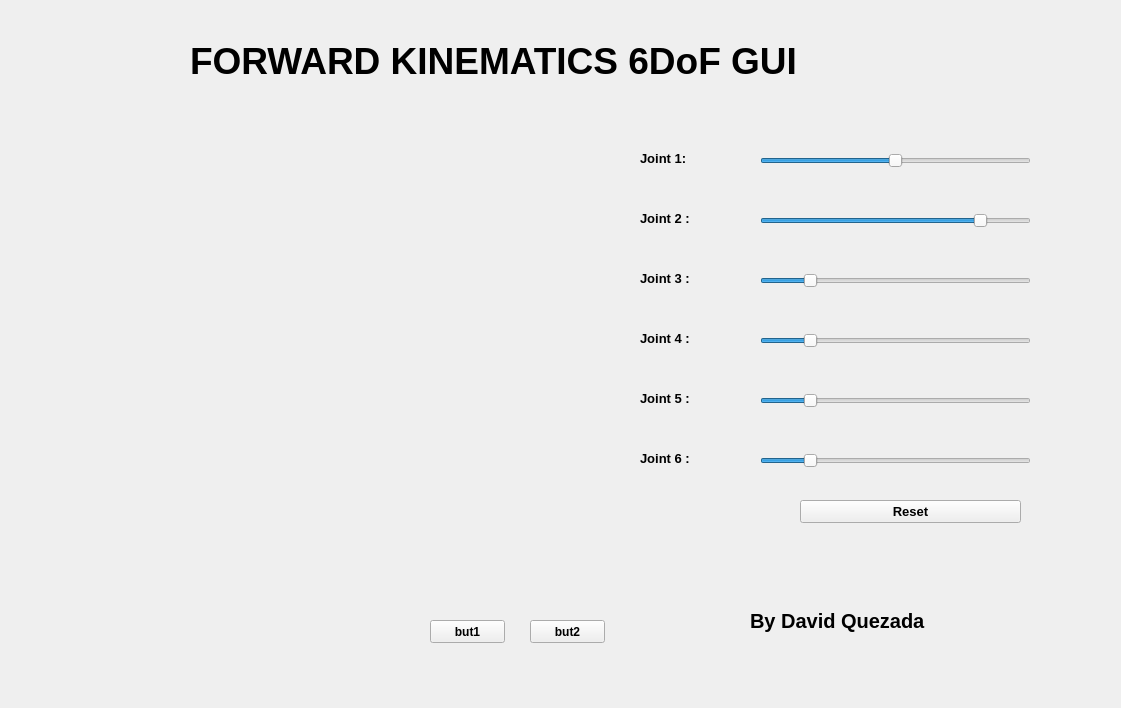
<?xml version="1.0" encoding="UTF-8"?>
<ui version="4.0">
 <class>MainWindow</class>
 <widget class="QMainWindow" name="MainWindow">
  <property name="geometry">
   <rect>
    <x>0</x>
    <y>0</y>
    <width>1121</width>
    <height>708</height>
   </rect>
  </property>
  <property name="windowTitle">
   <string>MainWindow</string>
  </property>
  <widget class="QWidget" name="centralwidget">
   <property name="autoFillBackground">
    <bool>true</bool>
   </property>
   <widget class="QPushButton" name="pushButton1">
    <property name="geometry">
     <rect>
      <x>430</x>
      <y>620</y>
      <width>75</width>
      <height>23</height>
     </rect>
    </property>
    <property name="font">
     <font>
      <family>MS Sans Serif</family>
      <weight>75</weight>
      <bold>true</bold>
     </font>
    </property>
    <property name="text">
     <string>but1</string>
    </property>
   </widget>
   <widget class="QPushButton" name="pushButton2">
    <property name="geometry">
     <rect>
      <x>530</x>
      <y>620</y>
      <width>75</width>
      <height>23</height>
     </rect>
    </property>
    <property name="font">
     <font>
      <family>MS Sans Serif</family>
      <weight>75</weight>
      <bold>true</bold>
     </font>
    </property>
    <property name="text">
     <string>but2</string>
    </property>
   </widget>
   <widget class="QLabel" name="label1">
    <property name="geometry">
     <rect>
      <x>750</x>
      <y>600</y>
      <width>291</width>
      <height>41</height>
     </rect>
    </property>
    <property name="font">
     <font>
      <family>MS Sans Serif</family>
      <pointsize>15</pointsize>
      <weight>75</weight>
      <bold>true</bold>
     </font>
    </property>
    <property name="text">
     <string>By David Quezada</string>
    </property>
   </widget>
   <widget class="QSlider" name="hslider1">
    <property name="geometry">
     <rect>
      <x>760</x>
      <y>150</y>
      <width>271</width>
      <height>22</height>
     </rect>
    </property>
    <property name="minimum">
     <number>0</number>
    </property>
    <property name="maximum">
     <number>180</number>
    </property>
    <property name="singleStep">
     <number>1</number>
    </property>
    <property name="value">
     <number>90</number>
    </property>
    <property name="orientation">
     <enum>Qt::Horizontal</enum>
    </property>
   </widget>
   <widget class="QSlider" name="hslider2">
    <property name="geometry">
     <rect>
      <x>760</x>
      <y>210</y>
      <width>271</width>
      <height>22</height>
     </rect>
    </property>
    <property name="minimum">
     <number>-90</number>
    </property>
    <property name="maximum">
     <number>90</number>
    </property>
    <property name="value">
     <number>60</number>
    </property>
    <property name="orientation">
     <enum>Qt::Horizontal</enum>
    </property>
   </widget>
   <widget class="QSlider" name="hslider3">
    <property name="geometry">
     <rect>
      <x>760</x>
      <y>270</y>
      <width>271</width>
      <height>22</height>
     </rect>
    </property>
    <property name="minimum">
     <number>-90</number>
    </property>
    <property name="maximum">
     <number>90</number>
    </property>
    <property name="value">
     <number>-60</number>
    </property>
    <property name="orientation">
     <enum>Qt::Horizontal</enum>
    </property>
   </widget>
   <widget class="QLabel" name="labels1">
    <property name="geometry">
     <rect>
      <x>640</x>
      <y>150</y>
      <width>111</width>
      <height>16</height>
     </rect>
    </property>
    <property name="font">
     <font>
      <family>MS Sans Serif</family>
      <pointsize>10</pointsize>
      <weight>75</weight>
      <bold>true</bold>
     </font>
    </property>
    <property name="text">
     <string>Joint 1:</string>
    </property>
   </widget>
   <widget class="QLabel" name="labels2">
    <property name="geometry">
     <rect>
      <x>640</x>
      <y>210</y>
      <width>111</width>
      <height>16</height>
     </rect>
    </property>
    <property name="font">
     <font>
      <family>MS Sans Serif</family>
      <pointsize>10</pointsize>
      <weight>75</weight>
      <bold>true</bold>
     </font>
    </property>
    <property name="text">
     <string>Joint 2 :</string>
    </property>
   </widget>
   <widget class="QLabel" name="labels3">
    <property name="geometry">
     <rect>
      <x>640</x>
      <y>270</y>
      <width>111</width>
      <height>16</height>
     </rect>
    </property>
    <property name="font">
     <font>
      <family>MS Sans Serif</family>
      <pointsize>10</pointsize>
      <weight>75</weight>
      <bold>true</bold>
     </font>
    </property>
    <property name="text">
     <string>Joint 3 :</string>
    </property>
   </widget>
   <widget class="MplWidget" name="MplWidget" native="true">
    <property name="enabled">
     <bool>true</bool>
    </property>
    <property name="geometry">
     <rect>
      <x>20</x>
      <y>120</y>
      <width>581</width>
      <height>491</height>
     </rect>
    </property>
    <property name="mouseTracking">
     <bool>true</bool>
    </property>
    <property name="tabletTracking">
     <bool>true</bool>
    </property>
    <property name="autoFillBackground">
     <bool>true</bool>
    </property>
   </widget>
   <widget class="QPushButton" name="pushButton_reset">
    <property name="geometry">
     <rect>
      <x>800</x>
      <y>500</y>
      <width>221</width>
      <height>23</height>
     </rect>
    </property>
    <property name="font">
     <font>
      <family>MS Sans Serif</family>
      <pointsize>10</pointsize>
      <weight>75</weight>
      <bold>true</bold>
     </font>
    </property>
    <property name="text">
     <string>Reset</string>
    </property>
   </widget>
   <widget class="QSlider" name="hslider4">
    <property name="geometry">
     <rect>
      <x>760</x>
      <y>330</y>
      <width>271</width>
      <height>22</height>
     </rect>
    </property>
    <property name="minimum">
     <number>-90</number>
    </property>
    <property name="maximum">
     <number>90</number>
    </property>
    <property name="value">
     <number>-60</number>
    </property>
    <property name="orientation">
     <enum>Qt::Horizontal</enum>
    </property>
   </widget>
   <widget class="QLabel" name="labels4">
    <property name="geometry">
     <rect>
      <x>640</x>
      <y>330</y>
      <width>111</width>
      <height>16</height>
     </rect>
    </property>
    <property name="font">
     <font>
      <family>MS Sans Serif</family>
      <pointsize>10</pointsize>
      <weight>75</weight>
      <bold>true</bold>
     </font>
    </property>
    <property name="text">
     <string>Joint 4 :</string>
    </property>
   </widget>
   <widget class="QSlider" name="hslider5">
    <property name="geometry">
     <rect>
      <x>760</x>
      <y>390</y>
      <width>271</width>
      <height>22</height>
     </rect>
    </property>
    <property name="minimum">
     <number>-90</number>
    </property>
    <property name="maximum">
     <number>90</number>
    </property>
    <property name="value">
     <number>-60</number>
    </property>
    <property name="orientation">
     <enum>Qt::Horizontal</enum>
    </property>
   </widget>
   <widget class="QSlider" name="hslider6">
    <property name="geometry">
     <rect>
      <x>760</x>
      <y>450</y>
      <width>271</width>
      <height>22</height>
     </rect>
    </property>
    <property name="minimum">
     <number>-90</number>
    </property>
    <property name="maximum">
     <number>90</number>
    </property>
    <property name="value">
     <number>-60</number>
    </property>
    <property name="orientation">
     <enum>Qt::Horizontal</enum>
    </property>
   </widget>
   <widget class="QLabel" name="labels6">
    <property name="geometry">
     <rect>
      <x>640</x>
      <y>450</y>
      <width>111</width>
      <height>16</height>
     </rect>
    </property>
    <property name="font">
     <font>
      <family>MS Sans Serif</family>
      <pointsize>10</pointsize>
      <weight>75</weight>
      <bold>true</bold>
     </font>
    </property>
    <property name="text">
     <string>Joint 6 :</string>
    </property>
   </widget>
   <widget class="QLabel" name="labels5">
    <property name="geometry">
     <rect>
      <x>640</x>
      <y>390</y>
      <width>111</width>
      <height>16</height>
     </rect>
    </property>
    <property name="font">
     <font>
      <family>MS Sans Serif</family>
      <pointsize>10</pointsize>
      <weight>75</weight>
      <bold>true</bold>
     </font>
    </property>
    <property name="text">
     <string>Joint 5 :</string>
    </property>
   </widget>
   <widget class="QLabel" name="label1_2">
    <property name="geometry">
     <rect>
      <x>190</x>
      <y>40</y>
      <width>801</width>
      <height>41</height>
     </rect>
    </property>
    <property name="font">
     <font>
      <family>MS Sans Serif</family>
      <pointsize>28</pointsize>
      <weight>75</weight>
      <bold>true</bold>
     </font>
    </property>
    <property name="text">
     <string>FORWARD KINEMATICS 6DoF GUI</string>
    </property>
   </widget>
  </widget>
 </widget>
 <customwidgets>
  <customwidget>
   <class>MplWidget</class>
   <extends>QWidget</extends>
   <header>mplwidget.h</header>
   <container>1</container>
  </customwidget>
 </customwidgets>
 <resources/>
 <connections/>
</ui>
